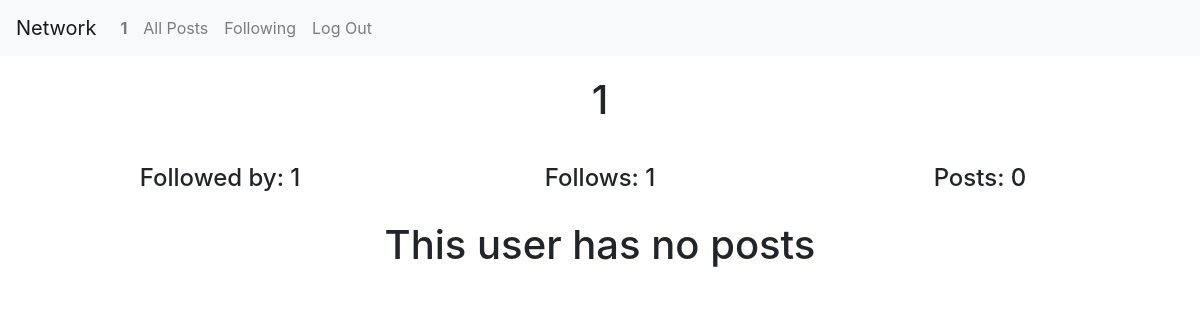
/1/profile (signed in), run on an earlier commit of the app's database.
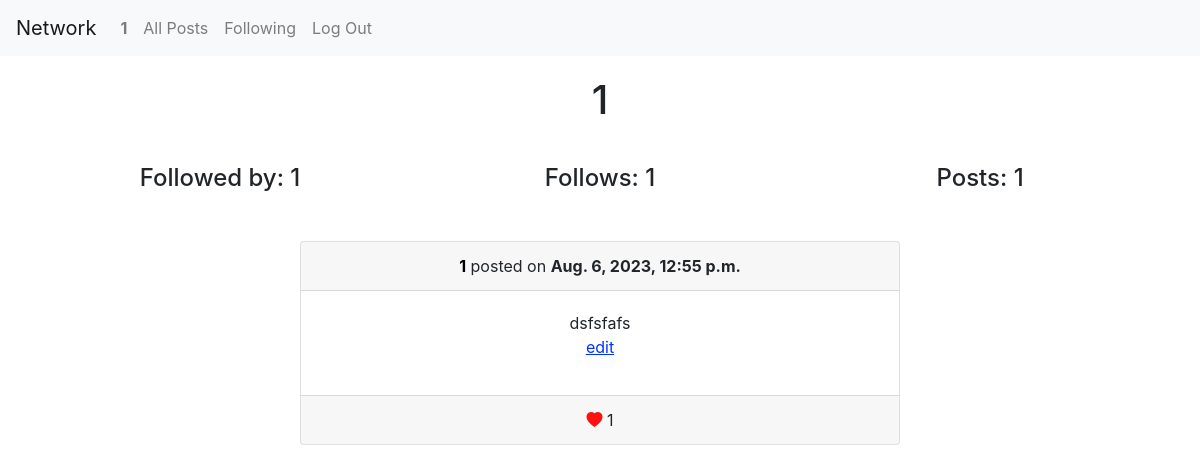
And on a later commit of the database.
### network/models.py (models this page shows, shortened)
class User(AbstractUser):
    followers = models.ManyToManyField('self', symmetrical=False, related_name='following')

class Post(models.Model):
    author = models.ForeignKey(User, on_delete=models.CASCADE, related_name='usersPosts')
    body = models.TextField()
    likes = models.ManyToManyField(User, related_name='posts_liked', null=True, blank=True)
    timestamp = models.DateTimeField(auto_now_add=True)
    def count_likes(self):
        return self.likes.count()

### network/views.py (the view)
# urls.py: path("<str:username>/profile", views.profile, name='profile'),
@login_required
def profile(request, username):
    try:
        user = User.objects.get(username=username)
    except User.DoesNotExist:
        return HttpResponse('User does not exist')
    posts = Post.objects.all().filter(author=user)
    paginator = Paginator(posts, 10)  # Show 10 posts per page
    page_number = request.GET.get('page')
    page_obj = paginator.get_page(page_number)
    if user in request.user.following.all():
        follows = "Unfollow"
    else:
        follows = "Follow"
    return render(request, 'network/profile.html',{
        'page_obj': page_obj,
        "user": user,
        "follows": follows,
    })

### network/templates/network/profile.html (shortened to what this page needs)
{% extends "network/index.html" %}
{% load static %}
{% block body %}
<div class="container text-center">
    <div class="row">
      <div class="col">
        <h1 style="margin-top: 20px; margin-bottom: 20px;"> {{ user.username}} </h1>
      </div>
    </div>
    <div class="row">
      <div class="col" style="padding: 20px;">
        <h4 id="followed-by">Followed by: {{ user.followers.count }}</h4>
      </div>
      <div class="col" style="padding: 20px;">
       <h4>Follows: {{  user.following.count }}</h4>
      </div>
      <div class="col" style="padding: 20px;">
        <h4>Posts: {{  user.usersPosts.count }}</h4>
      </div>
    </div>
</div>
{% block posts %}
<div id="posts" style="display: grid; place-items: center;">
    {% for post in page_obj %}
        <div class="card text-center" style="width:50%; margin: 20px;">
            <div class="card-header">
                <a style="color: black;"
                    href="{% url 'profile' post.author.username %}"><strong>{{ post.author }}</a></strong> posted on <strong>{{ post.timestamp }}</strong>
            </div>
            <div class="card-body">
               <div id = "post-text-{{ post.id }}" class="card-text"> {{ post.body }}</div>
            {% if request.user == post.author %}
                <p class="edit-post" style="color: #0033ff; text-decoration: underline; cursor: pointer;">edit</p>
            {% endif %}
            </div>
            <div class="card-footer text-body-secondary">
                <div class="like-post" id="like-{{ post.id }}"><i class="bi bi-heart-fill" style="color: rgb(255, 15, 15);"></i>
                 {{ post.count_likes }}
                </div>
            </div>
        </div>
    {% empty %}
        <h1>This user has no posts</h1>
    {%  endfor %}
</div>
{% endblock posts %}
{% endblock body %}

### network/templates/network/layout.html (shortened to what this page needs)
{% load static %}
<!DOCTYPE html>
<html lang="en">
    <head>
        <link rel="stylesheet" href="https://stackpath.bootstrapcdn.com/bootstrap/4.4.1/css/bootstrap.min.css">
        <link rel="stylesheet" href="https://cdn.jsdelivr.net/npm/bootstrap-icons@1.10.5/font/bootstrap-icons.css">
        <link href="{% static 'network/styles.css' %}" rel="stylesheet">
    </head>
    <body>
        <nav class="navbar navbar-expand-lg navbar-light bg-light">
            <a class="navbar-brand" href="#">Network</a>
            <div>
              <ul class="navbar-nav mr-auto">
                {% if request.user.is_authenticated %}
                    <li class="nav-item">
                        <a id="profile-username" class="nav-link" href="{% url 'profile' request.user.username %}"><strong>{{ request.user.username }}</strong></a>
                    </li>
                {% endif %}
                <li class="nav-item">
                  <a class="nav-link" href="{% url 'index' %}">All Posts</a>
                </li>
                {% if request.user.is_authenticated %}
                    <li class="nav-item">
                        <a class="nav-link" href="{% url 'following' %}">Following</a>
                    </li>
                    <li class="nav-item">
                        <a class="nav-link" href="{% url 'logout' %}">Log Out</a>
                    </li>
                {% endif %}
              </ul>
            </div>
          </nav>
        <div class="body">
            {% block body %}
            {% endblock %}
        </div>
    </body>
</html>

What changed in the data, as far as the page shows it:
changed User: usersPosts.count "0" → "1"
added Post: author "1", timestamp "Aug. 6, 2023, 12:55 p.m.", body "dsfsfafs", shows "edit", count_likes "1"
Also different on the page:
text no longer shown: "This user has no posts"
